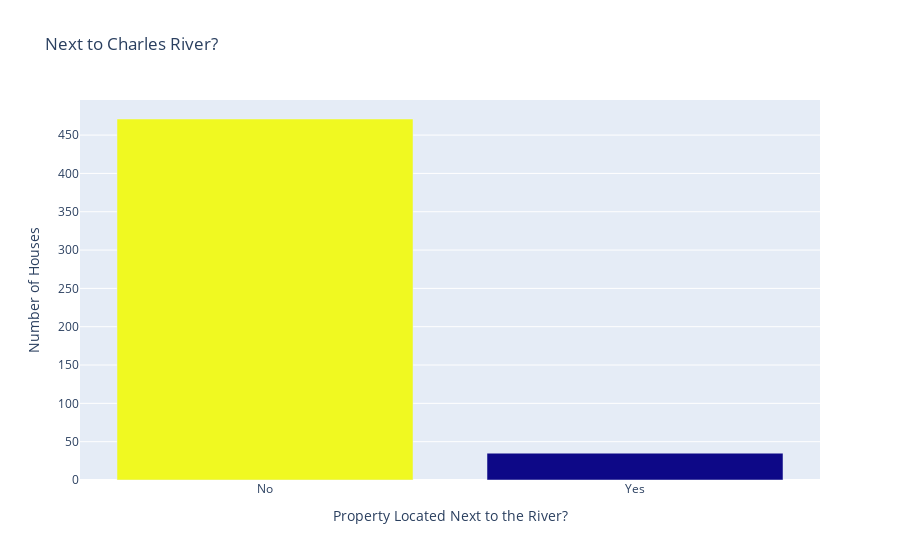

Write notebook code for a chart like this one.
### Code cell
bar_v = px.bar(chas_df, 
               x=['No', 'Yes'],
               y=chas_df.values,
               title='Next to Charles River?',
               height=500,
               color=chas_df.values)
bar_v.update_layout(xaxis_title='Property Located Next to the River?', yaxis_title='Number of Houses', coloraxis_showscale=False)
bar_v.show()

### Figure 1 — Plotly figure (JSON) as saved in the notebook; plotly's stock layout.template omitted (floating-point values rounded to 4 significant figures)
{"data": [{"alignmentgroup": "True", "hovertemplate": "x=%{x}<br>y=%{y}<br>color=%{marker.color}<extra></extra>", "legendgroup": "", "marker": {"color": [471, 35], "coloraxis": "coloraxis", "pattern": {"shape": ""}}, "name": "", "offsetgroup": "", "orientation": "v", "showlegend": false, "textposition": "auto", "type": "bar", "x": ["No", "Yes"], "xaxis": "x", "y": [471, 35], "yaxis": "y"}], "layout": {"autosize": true, "barmode": "relative", "coloraxis": {"colorbar": {"title": {"text": "color"}}, "colorscale": [[0, "#0d0887"], [0.1111, "#46039f"], [0.2222, "#7201a8"], [0.3333, "#9c179e"], [0.4444, "#bd3786"], [0.5556, "#d8576b"], [0.6667, "#ed7953"], [0.7778, "#fb9f3a"], [0.8889, "#fdca26"], [1, "#f0f921"]], "showscale": false}, "legend": {"tracegroupgap": 0}, "title": {"text": "Next to Charles River?"}, "xaxis": {"anchor": "y", "autorange": true, "domain": [0, 1], "range": [-0.5, 1.5], "title": {"text": "Property Located Next to the River?"}, "type": "category"}, "yaxis": {"anchor": "x", "autorange": true, "domain": [0, 1], "range": [0, 495.8], "title": {"text": "Number of Houses"}, "type": "linear"}}}
